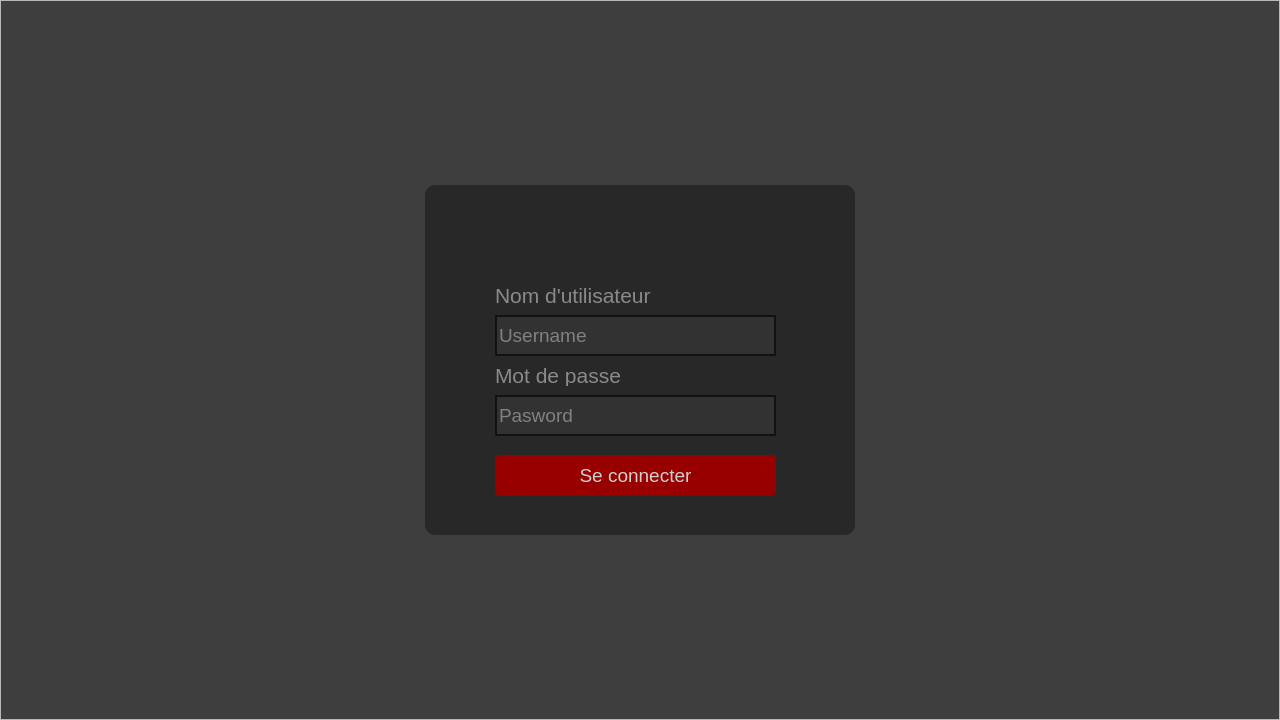
<?xml version="1.0" encoding="UTF-8"?>
<ui version="4.0">
 <class>Login</class>
 <widget class="QMainWindow" name="Login">
  <property name="enabled">
   <bool>true</bool>
  </property>
  <property name="geometry">
   <rect>
    <x>0</x>
    <y>0</y>
    <width>1280</width>
    <height>720</height>
   </rect>
  </property>
  <property name="minimumSize">
   <size>
    <width>1280</width>
    <height>720</height>
   </size>
  </property>
  <property name="maximumSize">
   <size>
    <width>1280</width>
    <height>720</height>
   </size>
  </property>
  <property name="windowTitle">
   <string>Login</string>
  </property>
  <property name="autoFillBackground">
   <bool>false</bool>
  </property>
  <widget class="QWidget" name="centralWidget">
   <widget class="QStackedWidget" name="stackedWidget">
    <property name="geometry">
     <rect>
      <x>0</x>
      <y>0</y>
      <width>1280</width>
      <height>720</height>
     </rect>
    </property>
    <property name="currentIndex">
     <number>0</number>
    </property>
    <widget class="QWidget" name="page">
     <widget class="QFrame" name="frame_2">
      <property name="enabled">
       <bool>true</bool>
      </property>
      <property name="geometry">
       <rect>
        <x>0</x>
        <y>0</y>
        <width>1280</width>
        <height>720</height>
       </rect>
      </property>
      <property name="frameShape">
       <enum>QFrame::StyledPanel</enum>
      </property>
      <property name="frameShadow">
       <enum>QFrame::Raised</enum>
      </property>
      <widget class="QFrame" name="frame_3">
       <property name="geometry">
        <rect>
         <x>425</x>
         <y>185</y>
         <width>430</width>
         <height>350</height>
        </rect>
       </property>
       <property name="autoFillBackground">
        <bool>false</bool>
       </property>
       <property name="styleSheet">
        <string notr="true">.QFrame{
background-color: rgb(40, 40, 40);
border-radius: 10px;
}</string>
       </property>
       <property name="frameShape">
        <enum>QFrame::StyledPanel</enum>
       </property>
       <property name="frameShadow">
        <enum>QFrame::Raised</enum>
       </property>
       <widget class="QLabel" name="label_2">
        <property name="geometry">
         <rect>
          <x>115</x>
          <y>20</y>
          <width>201</width>
          <height>41</height>
         </rect>
        </property>
        <property name="text">
         <string/>
        </property>
        <property name="pixmap">
         <pixmap resource="assets.qrc">:/Ressources/Images/babel.png</pixmap>
        </property>
        <property name="scaledContents">
         <bool>true</bool>
        </property>
       </widget>
       <widget class="QLineEdit" name="lineEdit">
        <property name="geometry">
         <rect>
          <x>70</x>
          <y>130</y>
          <width>281</width>
          <height>41</height>
         </rect>
        </property>
        <property name="font">
         <font>
          <pointsize>14</pointsize>
         </font>
        </property>
        <property name="styleSheet">
         <string notr="true">.QLineEdit{
border:2px solid rgb(18, 18, 18);
color:rgb(208, 208, 208);
background:rgb(50, 50, 50)
}</string>
        </property>
        <property name="inputMask">
         <string/>
        </property>
        <property name="maxLength">
         <number>32767</number>
        </property>
        <property name="placeholderText">
         <string>Username</string>
        </property>
       </widget>
       <widget class="QLineEdit" name="lineEdit_2">
        <property name="geometry">
         <rect>
          <x>70</x>
          <y>210</y>
          <width>281</width>
          <height>41</height>
         </rect>
        </property>
        <property name="font">
         <font>
          <pointsize>14</pointsize>
         </font>
        </property>
        <property name="styleSheet">
         <string notr="true">.QLineEdit{
border:2px solid rgb(18, 18, 18);
color:rgb(208, 208, 208);
background:rgb(50, 50, 50);
}</string>
        </property>
        <property name="echoMode">
         <enum>QLineEdit::Password</enum>
        </property>
        <property name="placeholderText">
         <string>Pasword</string>
        </property>
       </widget>
       <widget class="QLabel" name="label_3">
        <property name="geometry">
         <rect>
          <x>70</x>
          <y>100</y>
          <width>201</width>
          <height>21</height>
         </rect>
        </property>
        <property name="font">
         <font>
          <pointsize>16</pointsize>
         </font>
        </property>
        <property name="styleSheet">
         <string notr="true">.QLabel{
color:rgb(138, 138, 138)
}</string>
        </property>
        <property name="text">
         <string>Nom d'utilisateur</string>
        </property>
       </widget>
       <widget class="QLabel" name="label_4">
        <property name="geometry">
         <rect>
          <x>70</x>
          <y>180</y>
          <width>201</width>
          <height>21</height>
         </rect>
        </property>
        <property name="font">
         <font>
          <pointsize>16</pointsize>
         </font>
        </property>
        <property name="styleSheet">
         <string notr="true">.QLabel{
color:rgb(138, 138, 138)
}</string>
        </property>
        <property name="text">
         <string>Mot de passe</string>
        </property>
       </widget>
       <widget class="QPushButton" name="pushButton">
        <property name="geometry">
         <rect>
          <x>70</x>
          <y>270</y>
          <width>281</width>
          <height>41</height>
         </rect>
        </property>
        <property name="font">
         <font>
          <pointsize>14</pointsize>
         </font>
        </property>
        <property name="styleSheet">
         <string notr="true">.QPushButton {
border-radius: 5px;
background:rgb(152, 0, 0);
color:rgb(208, 208, 208);
}

.QPushButton:pressed {
background:rgb(89, 89, 89);
}</string>
        </property>
        <property name="text">
         <string>Se connecter</string>
        </property>
        <property name="default">
         <bool>false</bool>
        </property>
        <property name="flat">
         <bool>false</bool>
        </property>
       </widget>
      </widget>
     </widget>
     <widget class="QLabel" name="label_5">
      <property name="enabled">
       <bool>true</bool>
      </property>
      <property name="geometry">
       <rect>
        <x>0</x>
        <y>0</y>
        <width>1280</width>
        <height>720</height>
       </rect>
      </property>
      <property name="text">
       <string/>
      </property>
      <property name="pixmap">
       <pixmap resource="assets.qrc">:/Ressources/Images/20860.jpg</pixmap>
      </property>
     </widget>
     <widget class="QLabel" name="label_7">
      <property name="geometry">
       <rect>
        <x>0</x>
        <y>0</y>
        <width>1280</width>
        <height>720</height>
       </rect>
      </property>
      <property name="styleSheet">
       <string notr="true">.QLabel{
border:none;
background-color:rgb(62, 62, 62);
}</string>
      </property>
      <property name="text">
       <string/>
      </property>
     </widget>
     <zorder>label_7</zorder>
     <zorder>label_5</zorder>
     <zorder>frame_2</zorder>
    </widget>
    <widget class="QWidget" name="page_2">
     <widget class="QLabel" name="label_6">
      <property name="geometry">
       <rect>
        <x>0</x>
        <y>0</y>
        <width>1280</width>
        <height>720</height>
       </rect>
      </property>
      <property name="styleSheet">
       <string notr="true">.QLabel{
background-color:rgb(52, 52, 52);
}</string>
      </property>
      <property name="text">
       <string/>
      </property>
     </widget>
     <widget class="QLabel" name="label">
      <property name="geometry">
       <rect>
        <x>0</x>
        <y>0</y>
        <width>241</width>
        <height>721</height>
       </rect>
      </property>
      <property name="styleSheet">
       <string notr="true">.QLabel{
background-color:rgb(33, 33, 33);
}</string>
      </property>
      <property name="text">
       <string/>
      </property>
     </widget>
     <widget class="Line" name="line">
      <property name="geometry">
       <rect>
        <x>20</x>
        <y>160</y>
        <width>201</width>
        <height>16</height>
       </rect>
      </property>
      <property name="styleSheet">
       <string notr="true">.Line{
border-color:rgb(117, 117, 117);
}</string>
      </property>
      <property name="orientation">
       <enum>Qt::Horizontal</enum>
      </property>
     </widget>
     <widget class="QTextEdit" name="textEdit">
      <property name="geometry">
       <rect>
        <x>260</x>
        <y>670</y>
        <width>1001</width>
        <height>41</height>
       </rect>
      </property>
      <property name="styleSheet">
       <string notr="true">.QTextEdit{
border:none;
background-color:rgb(48, 48, 48);
color:rgb(255, 255, 255);
}</string>
      </property>
     </widget>
     <widget class="QLabel" name="label_8">
      <property name="geometry">
       <rect>
        <x>910</x>
        <y>-131</y>
        <width>371</width>
        <height>131</height>
       </rect>
      </property>
      <property name="styleSheet">
       <string notr="true">.QLabel{
background-color:rgba(38, 38, 38, 150)
}</string>
      </property>
      <property name="text">
       <string/>
      </property>
     </widget>
     <widget class="QListWidget" name="listWidget">
      <property name="geometry">
       <rect>
        <x>10</x>
        <y>180</y>
        <width>221</width>
        <height>531</height>
       </rect>
      </property>
      <property name="styleSheet">
       <string notr="true">.QListWidget{
background-color:rgb(33, 33, 33);
border:none;
}</string>
      </property>
      <property name="verticalScrollBarPolicy">
       <enum>Qt::ScrollBarAlwaysOff</enum>
      </property>
      <property name="horizontalScrollBarPolicy">
       <enum>Qt::ScrollBarAlwaysOff</enum>
      </property>
     </widget>
     <widget class="QLabel" name="pseudo">
      <property name="geometry">
       <rect>
        <x>0</x>
        <y>130</y>
        <width>241</width>
        <height>31</height>
       </rect>
      </property>
      <property name="font">
       <font>
        <pointsize>18</pointsize>
       </font>
      </property>
      <property name="styleSheet">
       <string notr="true">.QLabel
{
color:rgb(255, 255, 255);
}</string>
      </property>
      <property name="text">
       <string>Pseudo</string>
      </property>
      <property name="alignment">
       <set>Qt::AlignCenter</set>
      </property>
     </widget>
     <widget class="QLabel" name="status">
      <property name="geometry">
       <rect>
        <x>70</x>
        <y>20</y>
        <width>100</width>
        <height>100</height>
       </rect>
      </property>
      <property name="styleSheet">
       <string notr="true">.QLabel{
background-color:rgb(0, 255, 0);
border-radius:50px;
}</string>
      </property>
      <property name="text">
       <string/>
      </property>
     </widget>
     <widget class="call" name="widget" native="true">
      <property name="geometry">
       <rect>
        <x>1280</x>
        <y>0</y>
        <width>241</width>
        <height>300</height>
       </rect>
      </property>
     </widget>
     <widget class="receive" name="widget_2" native="true">
      <property name="geometry">
       <rect>
        <x>600</x>
        <y>190</y>
        <width>260</width>
        <height>325</height>
       </rect>
      </property>
     </widget>
     <widget class="QPushButton" name="mute">
      <property name="geometry">
       <rect>
        <x>420</x>
        <y>440</y>
        <width>93</width>
        <height>28</height>
       </rect>
      </property>
      <property name="text">
       <string>mutetest</string>
      </property>
     </widget>
    </widget>
   </widget>
  </widget>
 </widget>
 <layoutdefault spacing="6" margin="11"/>
 <customwidgets>
  <customwidget>
   <class>call</class>
   <extends>QWidget</extends>
   <header>call.h</header>
   <container>1</container>
  </customwidget>
  <customwidget>
   <class>receive</class>
   <extends>QWidget</extends>
   <header>receive.h</header>
   <container>1</container>
  </customwidget>
 </customwidgets>
 <resources>
  <include location="assets.qrc"/>
 </resources>
 <connections/>
</ui>
